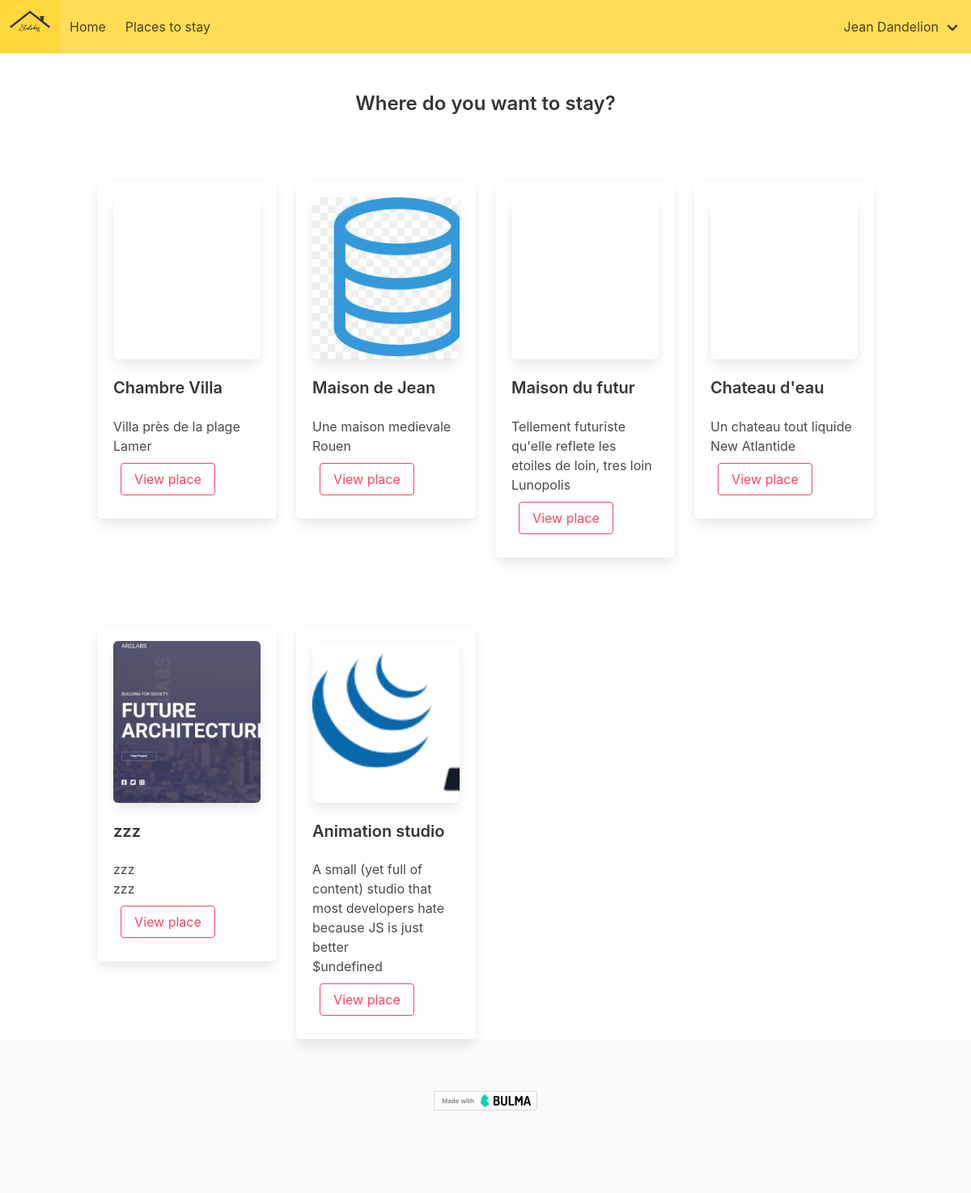
The app's page /adverts.php (signed in) with its own data.
### tables this page shows
CREATE TABLE IF NOT EXISTS `adverts` (
  `ads_id` int(11) NOT NULL AUTO_INCREMENT,
  `ads_title` varchar(255) NOT NULL,
  `ads_content` mediumtext NOT NULL,
  `address` varchar(255) NOT NULL,
  `city` varchar(255) NOT NULL,
  `price` int(11) NOT NULL,
  `images` varchar(255) DEFAULT NULL,
  `user_id` int(11) NOT NULL,
  PRIMARY KEY (`ads_id`),
  KEY `user_fk` (`user_id`)
);

### includes/functions.php (the view, shortened to what this page needs)
<?php
require 'includes/config.php';
function affichagePlaces()
{
    global $conn;
    $sth = $conn->prepare('SELECT * FROM adverts');
    $sth->execute();
    $adverts = $sth->fetchAll(PDO::FETCH_ASSOC);
    foreach ($adverts as $advert) {?>
<div class="column is-one-quarter is-offset-1" style='margin-top:6%; margin-left:0%'>
    <div class="box">
        <div class="box"
            style="background-image: url(<?php echo './images/'.$advert['images']; ?>); background-size:cover; height:25vh">
        </div>
        <h4 class="title is-5 is-spaced">
            <?php echo $advert['ads_title']; ?>
        </h4>
        <p>
            <?php echo $advert['ads_content']; ?>
        </p>
        <p>
            <?php echo $advert['city']; ?>
        </p>
        <a class="button is-outlined is-danger" style="margin:5%"
            href="advert.php?id=<?php echo $advert['ads_id']; ?>">View
            place</a>
    </div>
</div>
<?php
    }
}
        ?>

### records on screen
adverts: ads_title "Chambre Villa", ads_content "Villa près de la plage", city "Lamer"
adverts: images (picture), ads_title "Maison de Jean", ads_content "Une maison medievale", city "Rouen"
adverts: ads_title "Maison du futur", ads_content "Tellement futuriste qu'elle reflete les etoiles de loin, tres loin", city "Lunopolis"
adverts: ads_title "Chateau d'eau", ads_content "Un chateau tout liquide", city "New Atlantide"
adverts: images (picture), ads_title "zzz", ads_content "zzz", city "zzz"
adverts: images (picture), ads_title "Animation studio", ads_content "A small (yet full of content) studio that most developers hate because JS is just better", city "$undefined"

### other values on screen
$_SESSION['username'] "Jean Dandelion"
